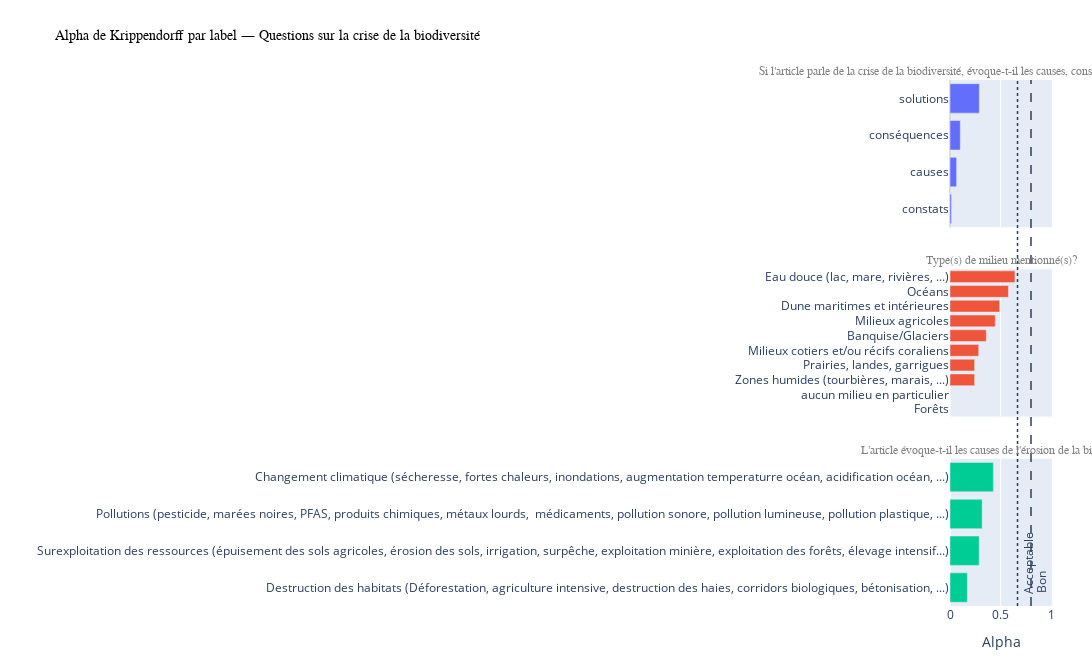

The notebook cell this image was saved under:
### Code cell
# Questions Biodiversité
alpha_dict_biodiv = {q: alpha_dict[q] for q in questions_biodiv if q in alpha_dict}
fig = make_multi_figure(alpha_dict_biodiv, titre = "Alpha de Krippendorff par label — Questions sur la crise de la biodiversité", width=1500)
fig.show()

### Figure 1 — Plotly figure (JSON) as saved in the notebook; plotly's stock layout.template omitted (floating-point values rounded to 4 significant figures)
{"data": [{"hovertemplate": "<b>%{y}</b><br>Alpha: %{x:.3f}<extra></extra>", "orientation": "h", "showlegend": false, "type": "bar", "x": [0.01539, 0.06536, 0.1016, 0.2894], "xaxis": "x", "y": ["constats", "causes", "conséquences", "solutions"], "yaxis": "y"}, {"hovertemplate": "<b>%{y}</b><br>Alpha: %{x:.3f}<extra></extra>", "orientation": "h", "showlegend": false, "type": "bar", "x": [0.0, 0.0, 0.2434, 0.2434, 0.2835, 0.3583, 0.4471, 0.4912, 0.5772, 0.6417], "xaxis": "x2", "y": ["Forêts", "aucun milieu en particulier", "Zones humides (tourbières, marais, ...)", "Prairies, landes, garrigues", "Milieux cotiers et/ou récifs coraliens", "Banquise/Glaciers", "Milieux agricoles", "Dune maritimes et intérieures", "Océans", "Eau douce (lac, mare, rivières, ...)"], "yaxis": "y2"}, {"hovertemplate": "<b>%{y}</b><br>Alpha: %{x:.3f}<extra></extra>", "orientation": "h", "showlegend": false, "type": "bar", "x": [0.1712, 0.2877, 0.3176, 0.4285], "xaxis": "x3", "y": ["Destruction des habitats (Déforestation, agriculture intensive, destruction des haies, corridors biologiques, bétonisation, ...)", "Surexploitation des ressources (épuisement des sols agricoles, érosion des sols, irrigation, surpêche, exploitation minière, exploitation des forêts, élevage intensif...)", "Pollutions (pesticide, marées noires, PFAS, produits chimiques, métaux lourds,  médicaments, pollution sonore, pollution lumineuse, pollution plastique, ...)", "Changement climatique (sécheresse, fortes chaleurs, inondations, augmentation temperaturre océan, acidification océan, ...)"], "yaxis": "y3"}], "layout": {"annotations": [{"font": {"color": "gray", "family": "Arial", "size": 12}, "showarrow": false, "text": "Si l'article parle de la crise de la biodiversité, évoque-t-il les causes, conséquences, solutions ou constats ?", "x": 0.5, "xanchor": "center", "xref": "paper", "y": 1, "yanchor": "bottom", "yref": "paper"}, {"font": {"color": "gray", "family": "Arial", "size": 12}, "showarrow": false, "text": "Type(s) de milieu mentionné(s)?", "x": 0.5, "xanchor": "center", "xref": "paper", "y": 0.64, "yanchor": "bottom", "yref": "paper"}, {"font": {"color": "gray", "family": "Arial", "size": 12}, "showarrow": false, "text": "L'article évoque-t-il les causes de l'érosion de la biodiversité?", "x": 0.5, "xanchor": "center", "xref": "paper", "y": 0.28, "yanchor": "bottom", "yref": "paper"}, {"font": {"color": "#2A3F5F", "size": 12}, "showarrow": false, "text": "Acceptable", "textangle": -90, "x": 0.667, "xanchor": "left", "xref": "x", "y": 0.02, "yanchor": "bottom", "yref": "paper"}, {"font": {"color": "#2A3F5F", "size": 12}, "showarrow": false, "text": "Bon", "textangle": -90, "x": 0.8, "xanchor": "left", "xref": "x", "y": 0.02, "yanchor": "bottom", "yref": "paper"}], "bargap": 0.2, "height": 660, "margin": {"b": 40, "l": 160, "r": 40, "t": 80}, "shapes": [{"line": {"color": "#2A3F5F", "dash": "dot", "width": 1.5}, "type": "line", "x0": 0.667, "x1": 0.667, "xref": "x", "y0": 0, "y1": 1, "yref": "paper"}, {"line": {"color": "#2A3F5F", "dash": "dash", "width": 1.5}, "type": "line", "x0": 0.8, "x1": 0.8, "xref": "x", "y0": 0, "y1": 1, "yref": "paper"}], "title": {"font": {"color": "black", "family": "Arial", "size": 14}, "text": "Alpha de Krippendorff par label — Questions sur la crise de la biodiversité"}, "width": 1500, "xaxis": {"anchor": "y", "domain": [0, 1], "matches": "x3", "range": [-0.05, 1], "showticklabels": false, "title": {"text": ""}, "zeroline": true, "zerolinecolor": "#ddd"}, "xaxis2": {"anchor": "y2", "domain": [0, 1], "matches": "x3", "showticklabels": false, "title": {"text": ""}}, "xaxis3": {"anchor": "y3", "domain": [0, 1], "showticklabels": true, "title": {"text": "Alpha"}}, "yaxis": {"anchor": "x", "automargin": true, "domain": [0.72, 1], "title": {"text": ""}}, "yaxis2": {"anchor": "x2", "automargin": true, "domain": [0.36, 0.64], "title": {"text": ""}}, "yaxis3": {"anchor": "x3", "automargin": true, "domain": [0, 0.28], "title": {"text": ""}}}}
